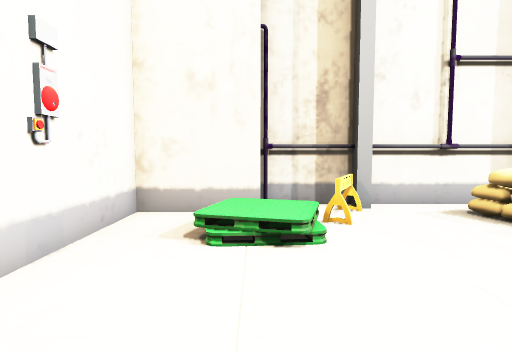
[1] (above)

16 first-person views from a walk through a Unity game level. The camera is 1.4 m above the floor, tilts 4° down and sees 80° across. The floor is counted in squares, 1 m on a side. Each view is taken from the middle of a square. On the plan, view 1 faces up. The plan holds only what a view shows up to about 14 squares ahead; the rest is blank. The place goes on beyond the plan. The player character is not drawn.

[2]
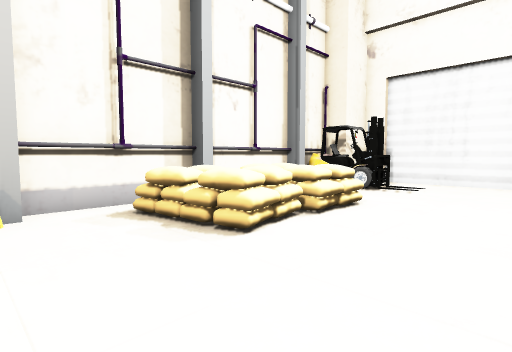

[3]
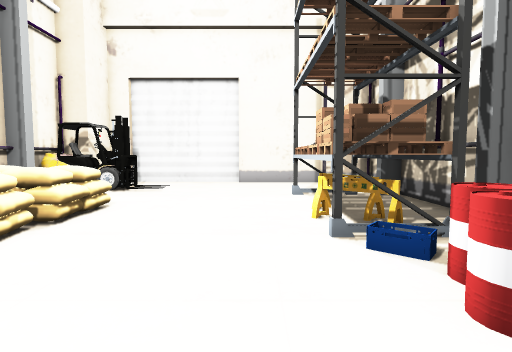

[4]
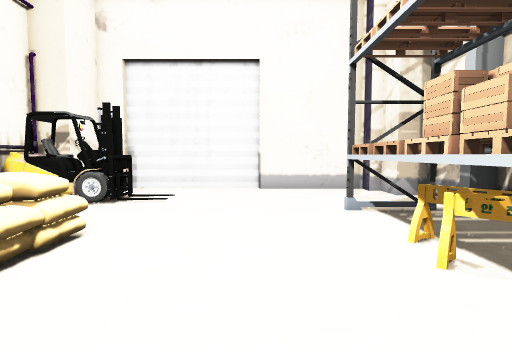

[5]
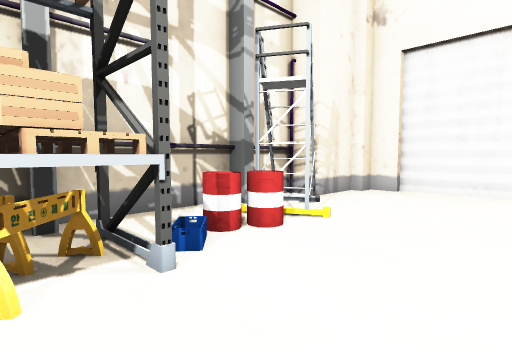

[6]
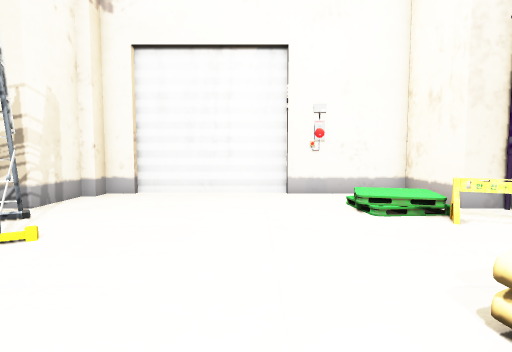

[7]
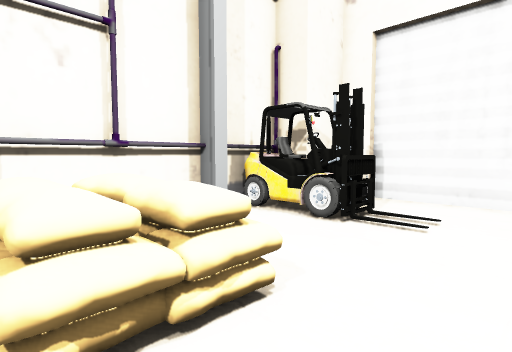

[8]
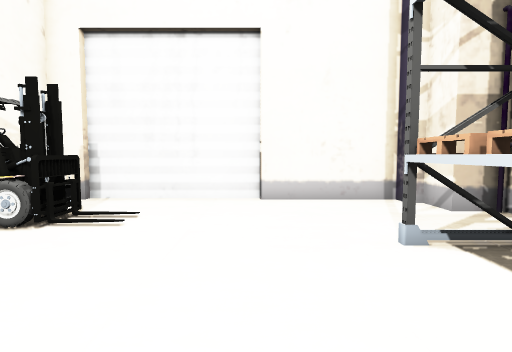

[9]
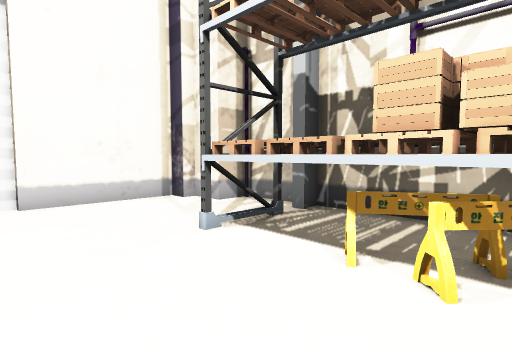

[10]
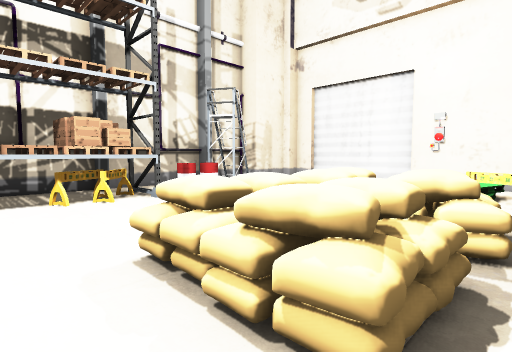

[11]
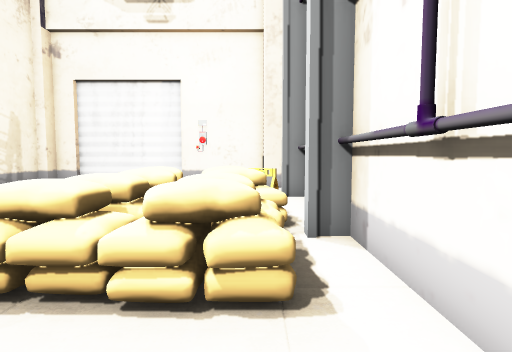

[12]
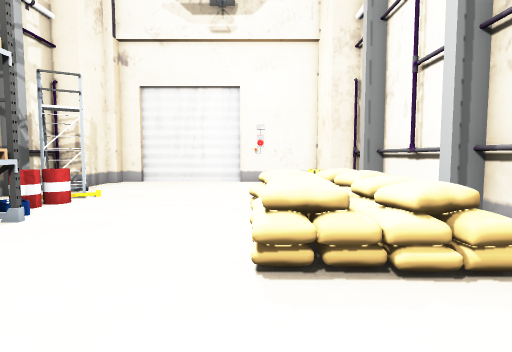

[13]
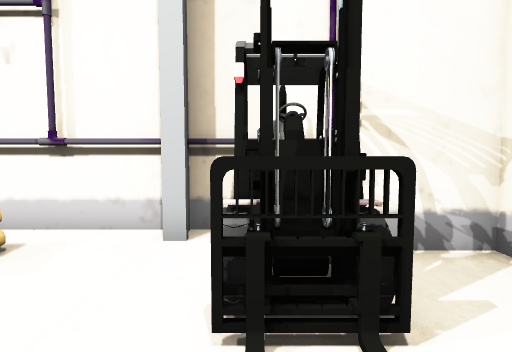

[14]
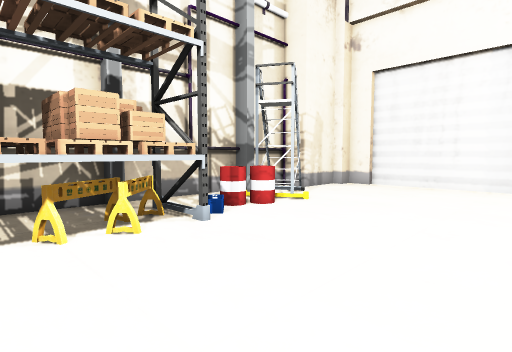

[15]
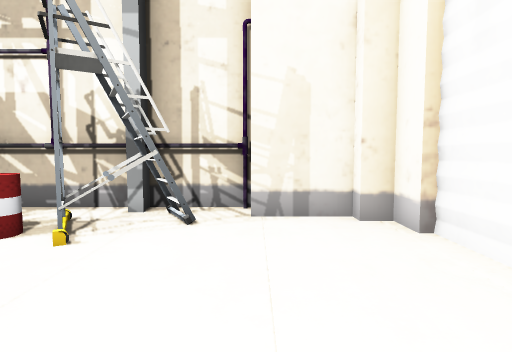

[16]
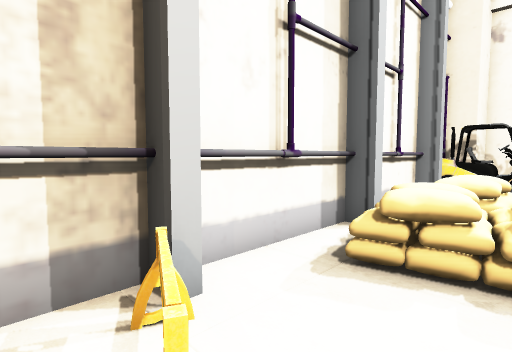

### Floor plan
Key: @ floor where view 1 was taken; # wall or solid block; . main floor; : floor 0.5 m higher than the main floor; / step, stairs or slope; S sack; B box; L ladder; O other object.
Columns run from 3 left of view 1 to 18 right of it. Each row starts with its distance up from view 1.
  9    #######  ########
  8 ####.##.######..#OO###
  7 #....O..SSSSSS...OO..#
  6 #./:/O..SSSSSS...OO..#
  5 #./:/...SSSSSS...OO..#
  4 #........SSSSS.......#
  3 #....................#
  2 #....................#
  1 #....................#
  0 #..@.................#
 -1 #..........OBOOO.....#
 -2 #.....LOOOOBBOOOO....#
 -3 #....L.LOOOBBBOO.....#
 -4 ####.LL...#OOOOO#..###
 -5    #################

Where each view was taken, in squares from view 1:
view 1: 0 up, 0 right, facing up
view 2: 0 up, 2 right, facing up-right
view 3: 0 up, 2 right, facing right
view 4: 1 up, 5 right, facing right
view 5: 2 up, 9 right, facing down-left
view 6: 2 up, 8 right, facing left
view 7: 2 up, 8 right, facing up-right
view 8: 1 up, 8 right, facing right
view 9: 2 up, 8 right, facing down-right
view 10: 8 up, 12 right, facing down-left
view 11: 7 up, 13 right, facing left
view 12: 4 up, 14 right, facing left
view 13: 3 up, 14 right, facing up
view 14: 4 up, 11 right, facing down-left
view 15: 3 up, 0 right, facing down
view 16: 5 up, 1 right, facing up-right
